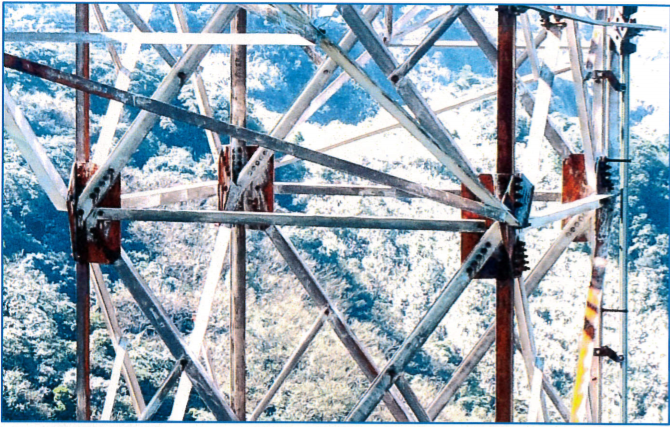
#> input picture image/01.PNG, 670 x 427 px, found by its file name; its folder holds only this picture in this run
$ python hsv_detec.py
#> lines starting #> are read from the running program, lines starting #| are printed output that depends on the picture; after the words box and inside, x2 and y2 are one past the last pixel; in counts of white or black regions, pixels touching at a corner belong together
import cv2
import numpy as np
import os
import matplotlib.pyplot as plt

file_name = os.listdir('./image')

output_dir = './output_img/'
if not os.path.exists(output_dir):
	os.mkdir(output_dir)

for i in file_name:
    img = cv2.imread('./image/'+i, 1)
#> img is the input picture: shape (427, 670, 3); mean B, G, R 182.1, 169.8, 153.4
    img_hsv = cv2.cvtColor(img, cv2.COLOR_BGR2HSV)
#> img_hsv: shape (427, 670, 3); mean H, S, V 87.1, 67, 187.2

    #Set different boundaries for different shades of rust
    boundaries1 = [([0, 43, 46],[10, 255, 255])]
    # boundaries2 = [([0, 0, 0], [180, 200, 20])]

    #detec all range red
    for (lower1, upper1) in boundaries1:
        lower1 = np.array(lower1, dtype = "uint8")
        upper1 = np.array(upper1, dtype = "uint8")
        mask = cv2.inRange(img_hsv, lower1, upper1)
        output1 = cv2.bitwise_and(img, img_hsv, mask = mask)
#> this loop made 1 pass
#> pass 1, `mask = cv2.inRange(img_hsv, lower1, upper1)`:
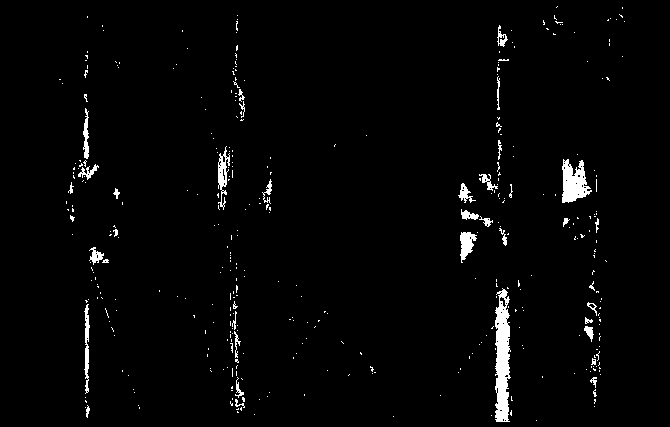
#> mask: shape (427, 670); 2.2% white; 385 white regions (348 under 20 px), largest, box (x1, y1, x2, y2) and area: (495, 288, 511, 422) 1543, (562, 159, 592, 203) 817, (218, 146, 230, 210) 336
#> pass 1, `output1 = cv2.bitwise_and(img, img_hsv, mask = mask)`:
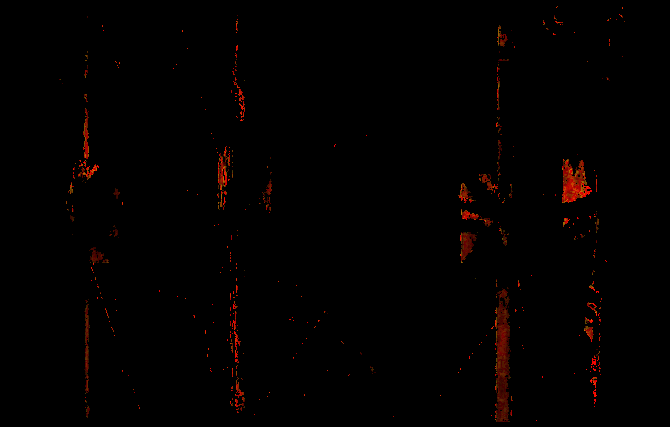
#> output1: shape (427, 670, 3); mean B, G, R 0, 0.5, 2.7
        # [19 lines of commented-out code are left out]
    result = cv2.addWeighted(img, 0.2, output1, 0.8, 0)  #融合圖片
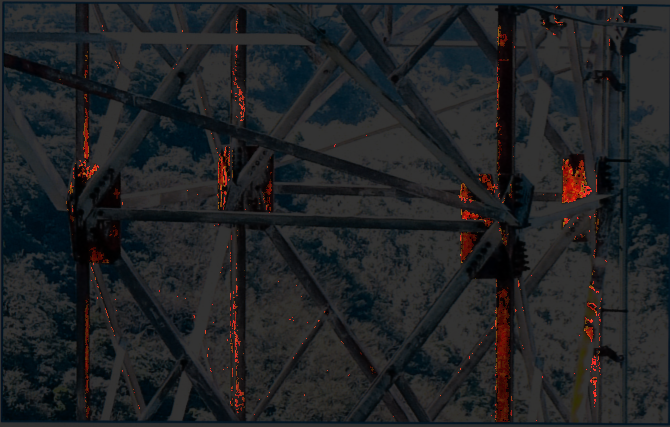
#> result: shape (427, 670, 3); mean B, G, R 36.4, 34.4, 32.8
    result = np.concatenate([img, result], axis=1)
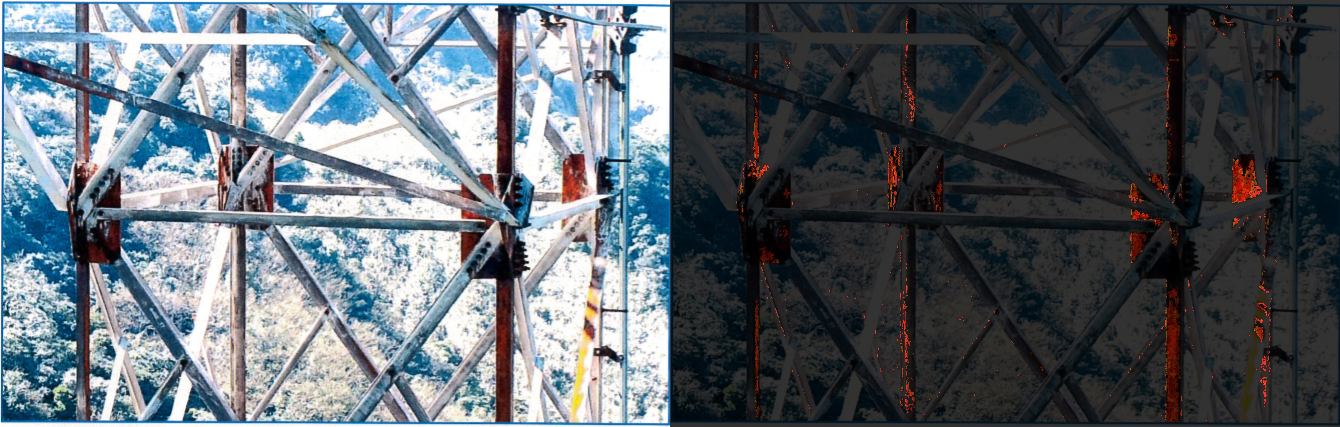
#> result: shape (427, 1340, 3); mean B, G, R 109.3, 102.1, 93.1
    #將拼接好的檔案丟到分類好的路徑資料夾下
    cv2.imwrite(output_dir+i,result)

$ run again, on image/05.PNG
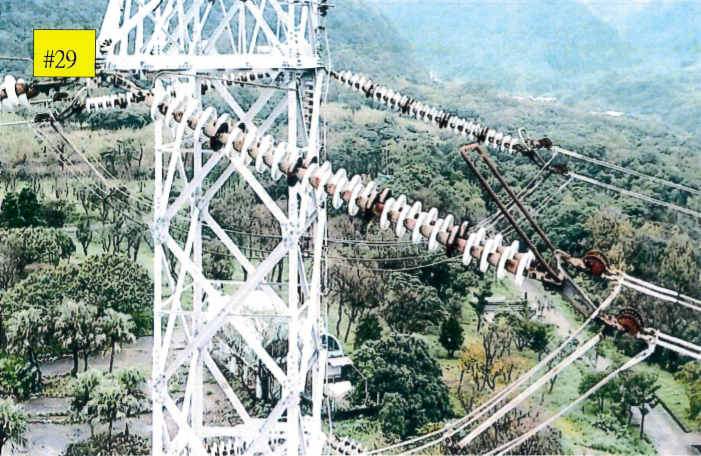
#> input picture image/05.PNG, 701 x 456 px, found by its file name
#> img is the input picture: shape (456, 701, 3); mean B, G, R 155.8, 161.8, 146.1
#> img_hsv: shape (456, 701, 3); mean H, S, V 74.4, 47.9, 166
#> the loop `for (lower1, upper1) in boundaries1:` made 1 pass
#> pass 1, `mask = cv2.inRange(img_hsv, lower1, upper1)`:
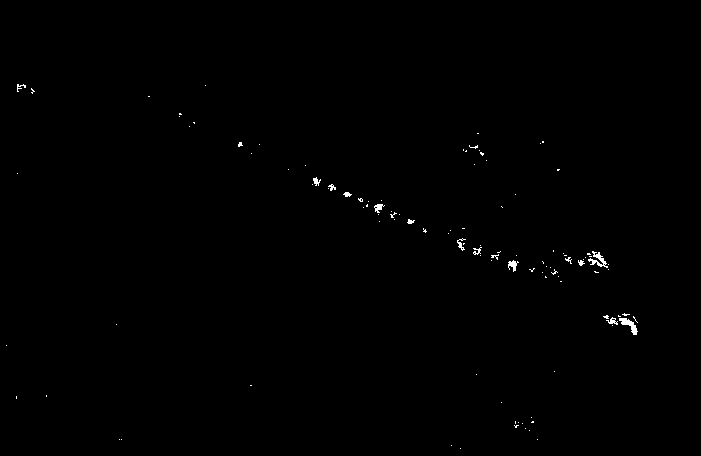
#> mask: shape (456, 701); 0.32% white in thin lines or dots, all inside (x1, y1, x2, y2) = (6, 84, 638, 449)
#> `result = np.concatenate([img, result], axis=1)`:
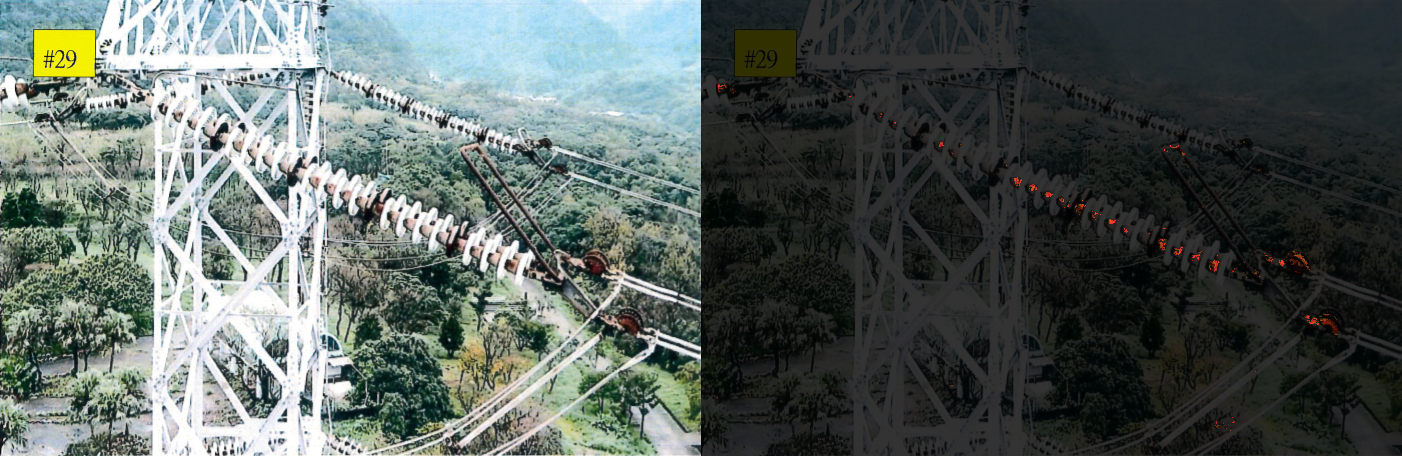
#> result: shape (456, 1402, 3); mean B, G, R 93.5, 97.1, 87.8

$ run again, on image/07.PNG
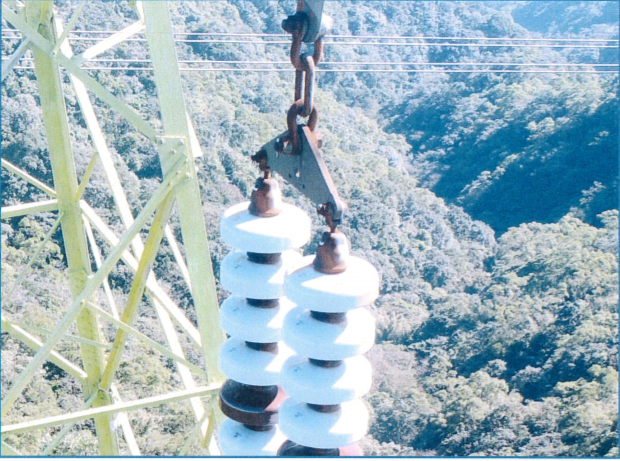
#> input picture image/07.PNG, 620 x 461 px, found by its file name
#> img is the input picture: shape (461, 620, 3); mean B, G, R 193.8, 183.2, 159.2
#> img_hsv: shape (461, 620, 3); mean H, S, V 87.3, 62.3, 198.3
#> the loop `for (lower1, upper1) in boundaries1:` made 1 pass
#> pass 1, `mask = cv2.inRange(img_hsv, lower1, upper1)`:
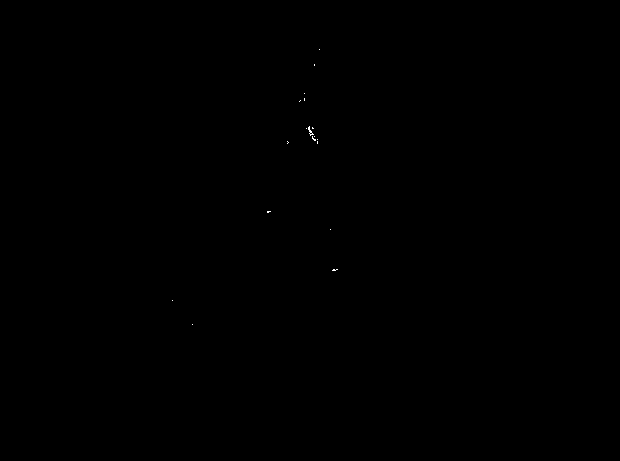
#> mask: shape (461, 620); 0.02% white in thin lines or dots, all inside (x1, y1, x2, y2) = (172, 49, 338, 325)
#> `result = np.concatenate([img, result], axis=1)`:
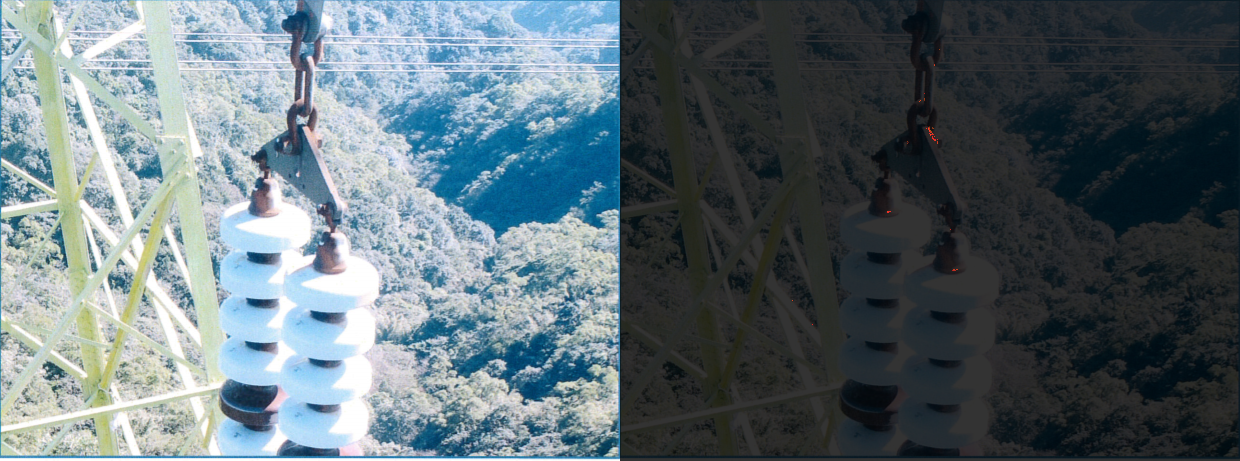
#> result: shape (461, 1240, 3); mean B, G, R 116.3, 109.9, 95.5

$ run again, on image/02.PNG
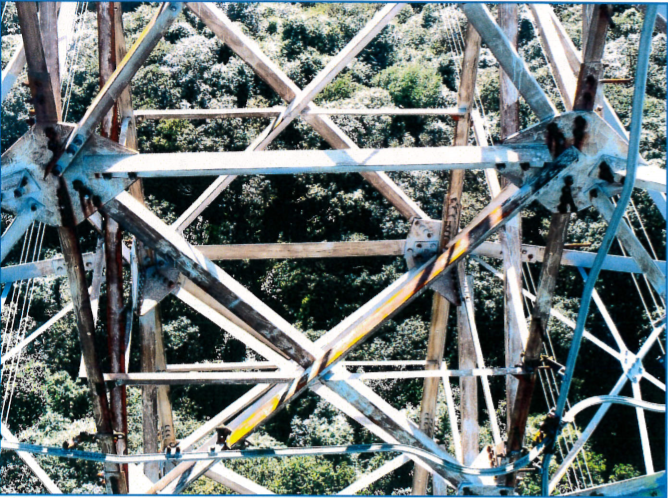
#> input picture image/02.PNG, 668 x 498 px, found by its file name
#> img is the input picture: shape (498, 668, 3); mean B, G, R 122, 121.1, 109.9
#> img_hsv: shape (498, 668, 3); mean H, S, V 76.3, 79.3, 129.8
#> `result = np.concatenate([img, result], axis=1)`:
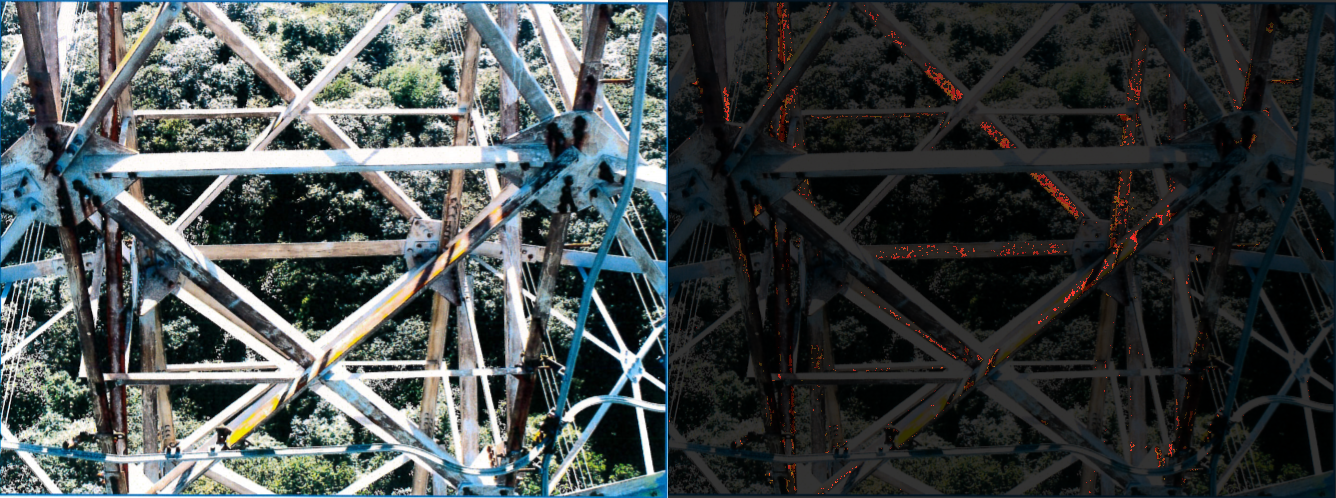
#> result: shape (498, 1336, 3); mean B, G, R 73.2, 72.9, 66.7
